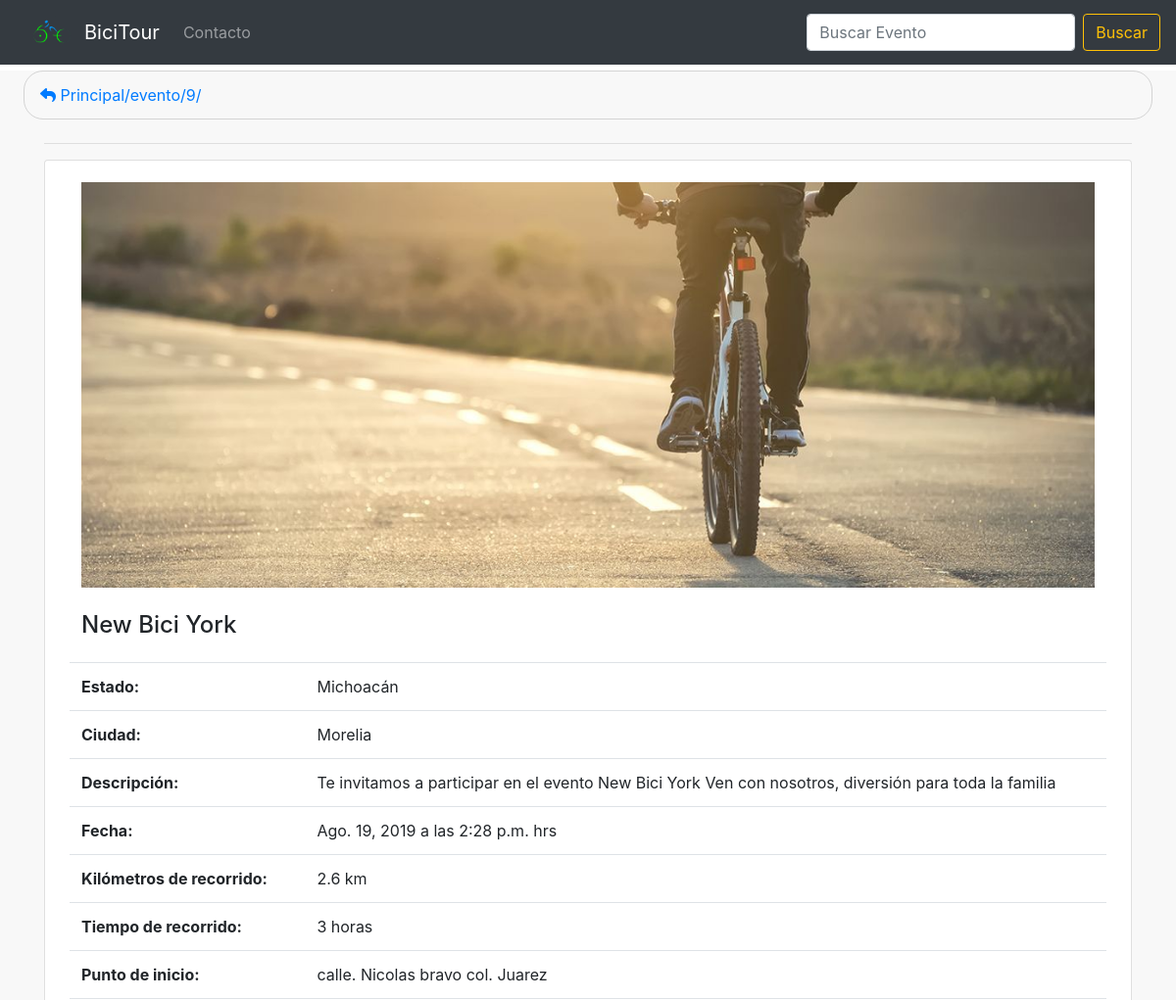
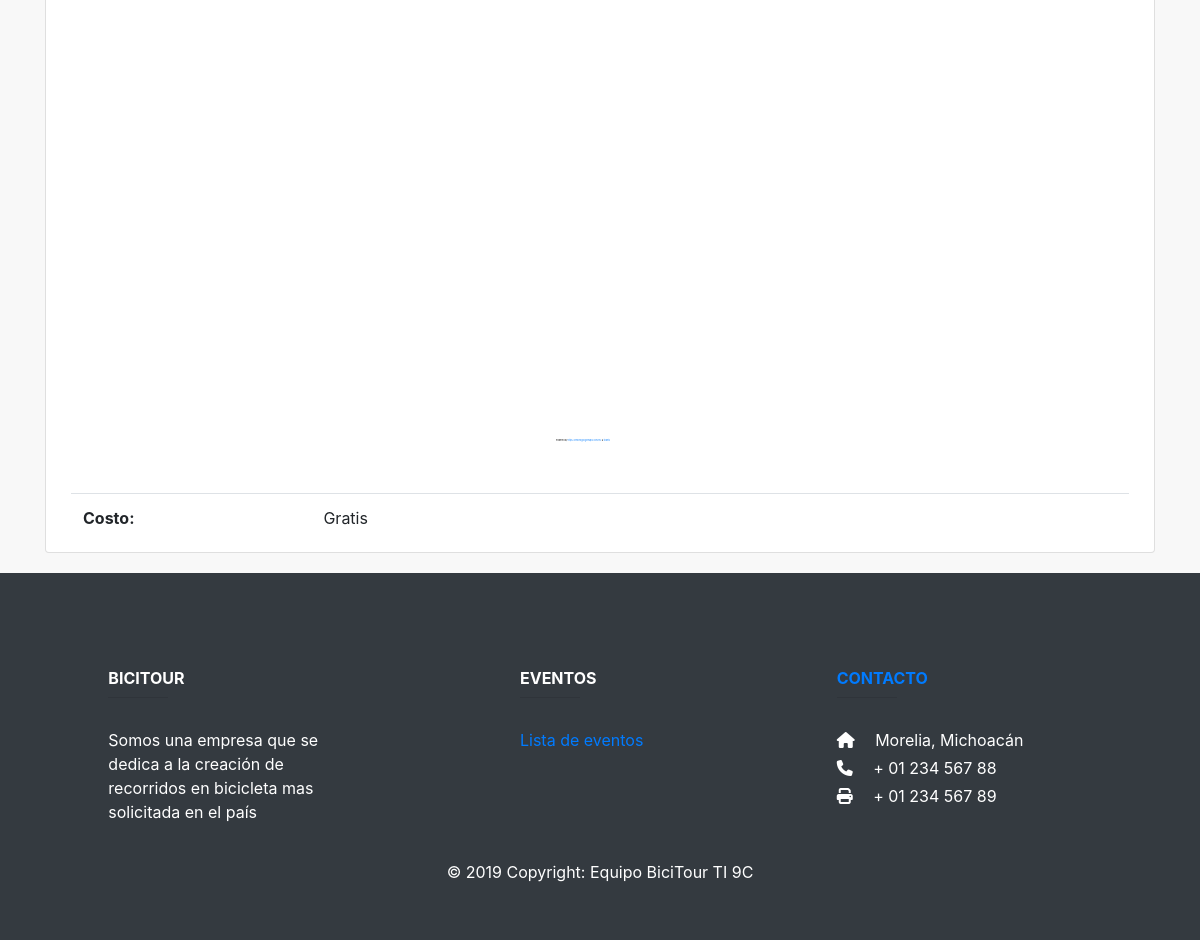
The app's page /evento/9/ with its own data (2 pictures, top to bottom).
### eventos/models.py (models this page shows, shortened)
class Eventos(models.Model):
	name = models.CharField(max_length=50,verbose_name="Nombre")
	estado = models.ForeignKey('Estados', on_delete=models.CASCADE, verbose_name="Estado")
	city = models.CharField(max_length=50,verbose_name="Ciudad")
	descripcion = models.TextField(verbose_name="Descripción")
	date = models.DateField(auto_now=False, auto_now_add=False, verbose_name="Fecha del Evento")
	hora = models.TimeField(auto_now=False, auto_now_add=False, verbose_name="Hora del Evento")
	km = models.CharField( max_length=20, verbose_name="Kilómetros de recorrido",blank=True,null=True)
	time = models.CharField(max_length=70,verbose_name="Tiempo de recorrido")
	punto_inicio = models.CharField(max_length=200,verbose_name="Punto de inicio")
	costo = models.FloatField(verbose_name="Costo")
	imagen = models.ImageField(upload_to='evento', height_field=None, width_field=None, max_length=None)
	created = models.DateTimeField(auto_now_add=True,verbose_name="Creación") # Fecha y tiempo
	updated = models.DateTimeField(auto_now_add=True,verbose_name="Modificado")
	class Meta:
		verbose_name = 'Evento'
		verbose_name_plural = 'Eventos'
		ordering = ["-created"]

class Estados(models.Model):
	nombre = models.CharField(max_length=50, verbose_name="Estado")
	image = models.ImageField(upload_to='estado', height_field=None, width_field=None, max_length=None,blank=True,null=True,verbose_name="Imagen")
	created = models.DateTimeField(auto_now_add=True,verbose_name="Creación") # Fecha y tiempo
	updated = models.DateTimeField(auto_now_add=True,verbose_name="Modificado")
	class Meta:
		verbose_name = 'Estado'
		verbose_name_plural = 'Estados'
		ordering = ["nombre"]
	def __str__(self):
		return self.nombre

### eventos/views.py (the view)
# urls.py: path('evento/<int:id>/', views.details, name='Detalles'),
def details(request, id):
    evento = get_object_or_404(Eventos, id=id)
    return render(request, 'eventos/event_detail.html', {'evento': evento})

### eventos/templates/eventos/event_detail.html
{% extends 'eventos/plantilla.html' %}
{% load static %}
{% block content %}
<div class="content container">
	<div class="row">
		<div class="card col-md-auto" style="margin: auto;margin-bottom: 20px">
			<div class="col-sm-auto" style="margin:auto;padding: 10px;">
				<table class="table table-responsive table-hover" style="width:auto;height: auto;margin:auto">
					<tr>
						<td colspan="2" style="border-top: none">
							<img class="text-center" src="{{evento.imagen.url}}" alt="{{evento.name}}" style="margin:auto;width: 100%; max-height: auto">
						</td>
					</tr>
					<tr>
						<td colspan="2" style="border-top: none">
							<h4 class="card-title">{{evento.name }}</h4>
						</td>
					</tr>
					<tr>
						<th scope="row">Estado:</th>
						<td>{{evento.estado}}</td>
					</tr>
					<tr>
						<th scope="row">Ciudad:</th>
						<td>{{evento.city}}</td>
					</tr>
					<tr>
						<th scope="row">Descripción: </th>
						<td>{{evento.descripcion}}</td>
					</tr>
					<tr>
						<th scope="row">Fecha: </th>
						<td>{{evento.date}} a las {{evento.hora}} hrs</td>
					</tr>
					<tr>
						<th scope="row">Kilómetros de recorrido:</th>
						<td>{{evento.km}}</td>
					</tr>
					<tr>
						<th scope="row">Tiempo de recorrido:</thcla>
						<td>{{evento.time}}</td>
					</tr>
					<tr>
						<th scope="row">Punto de inicio: </th>
						<td>{{evento.punto_inicio}}</td>
					</tr>
					<tr>
						<td class="text-center" colspan="2">
							<div style="overflow:hidden;max-width: 1000px;position: relative;">
								<iframe width="100%" height="440"
									src="https://maps.google.com/maps?width=auto&amp;height=440&amp;hl=en&amp;q={{evento.city}}%2C{{evento.estado}}%2C{{evento.punto_inicio}}+(Mapita)&amp;ie=UTF8&amp;t=&amp;z=10&amp;iwloc=B&amp;output=embed"
									frameborder="0" scrolling="no" marginheight="0" marginwidth="0">
								</iframe>
								<div
									style="position: absolute;min-width: 80%;bottom: 10px;left: 0;right: 0;margin-left: auto;margin-right: auto;color: #000;text-align: center;">
									<small style="line-height: 1.8;font-size: 2px;background: #fff;">Powered by
										<a href="https://embedgooglemaps.com/en/">https://embedgooglemaps.com/en/
										</a> &
										<a href="https://lasagradafamiliatickets.de/la-sagrada-familia-ticket/"> tickets
										</a>
									</small>
								</div>
							</div>
							<br />
						</td>
					</tr>
					<tr>
						<th scope="row">Costo:</th>
						{% if evento.costo == 0.0 %}
						<td>Gratis</td>
						{% else %}
						<td>${{evento.costo}}</td>
						{% endif %}
					</tr>
				</table>
			</div>
		</div>
	</div>
</div>
{% endblock content %}

### eventos/static/css/style.css (style rules this page uses)
body { padding-top: 3rem; padding-bottom: 3rem; color: #5a5a5a; }
:root { --jumbotron-padding-y: 3rem; }

### records on screen
Eventos: imagen (picture), name "New Bici York", estado "Michoacán", city "Morelia", descripcion "Te invitamos a participar en el evento New Bici York Ven con nosotros, diversión para toda la familia", date "Ago. 19, 2019", hora "2:28 p.m.", km "2.6 km", time "3 horas", punto_inicio "calle. Nicolas bravo col. Juarez"

### other values on screen
{{ request.path }} "/evento/9/"
